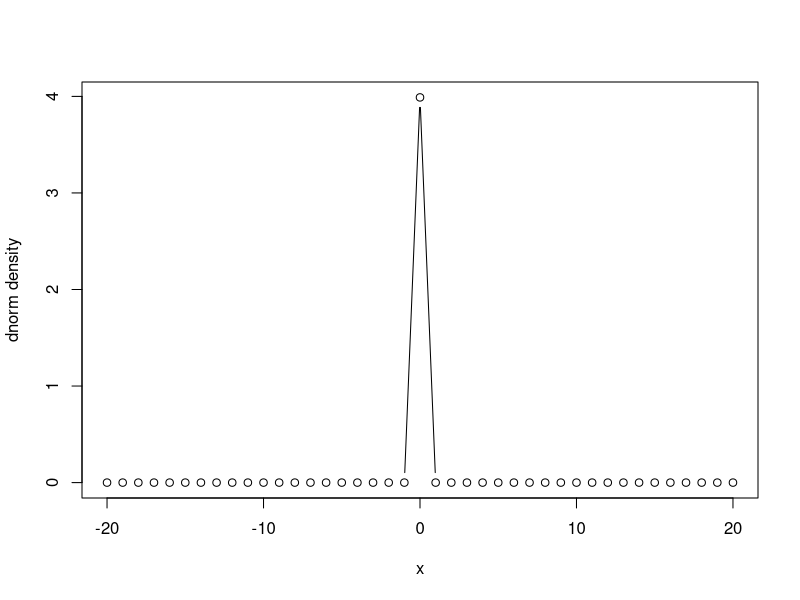
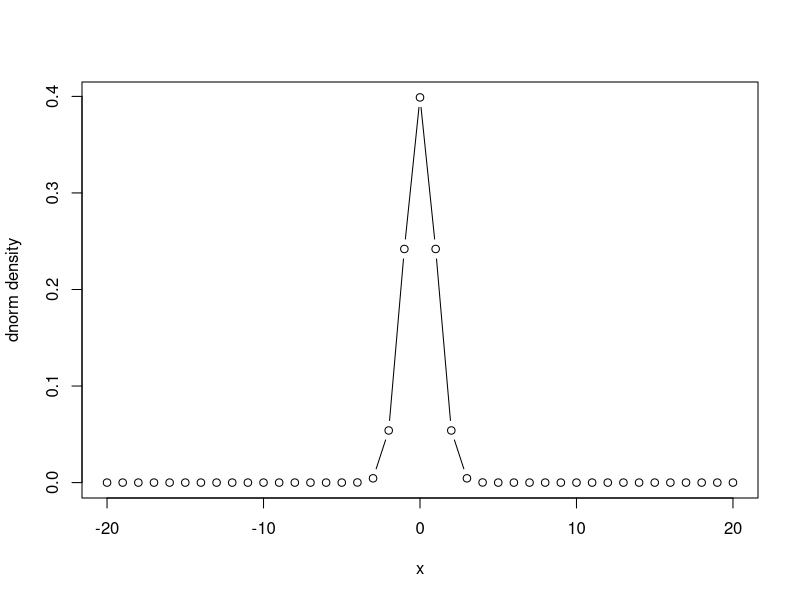
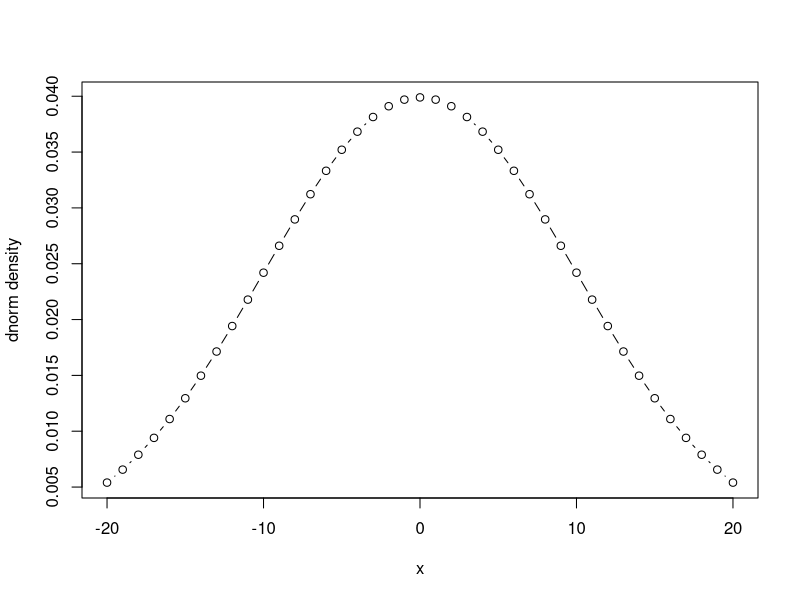

The R source for these figures, in order:
for (sigma in c(0.1, 1, 10)) {
  x = seq(-20,20)
  plot(x, dnorm(x, mean = 0, sd = sigma),type = "b", ylab = "dnorm density")
  dev.copy(png, filename=paste("plot_norm",sigma,".png"));
  dev.off ();
}
